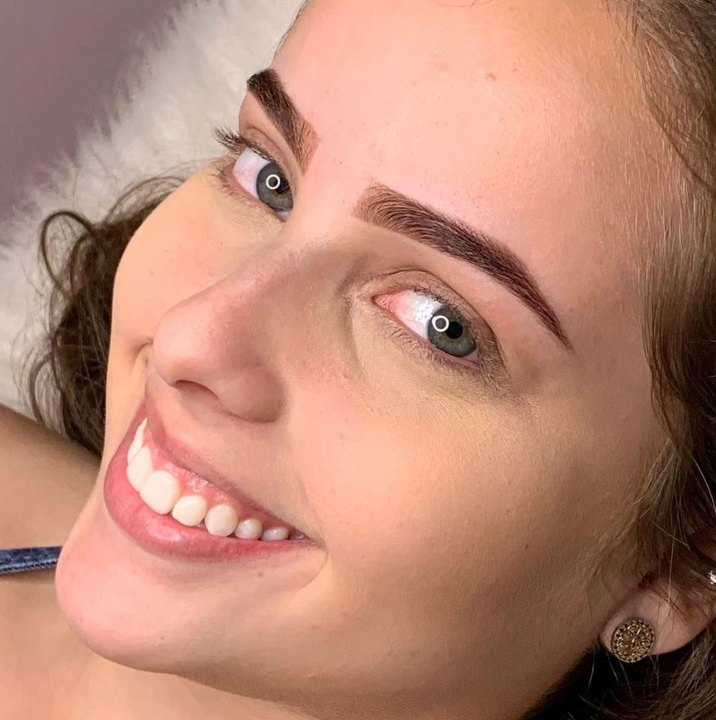
#> input picture kl-beauty/fotos/henna.jpg, 716 x 720 px
$ python -i render.py   (imports and definitions only)
#> lines starting #> are read from the running program, lines starting #| are printed output that depends on the picture; after the words box and inside, x2 and y2 are one past the last pixel; in counts of white or black regions, pixels touching at a corner belong together
#> further down, picture is the input picture: shape (720, 716, 3); mean B, G, R 115, 133.9, 183.7
#!/usr/bin/env python3
"""Render TikTok: cortes + troca de fundo (MediaPipe + plaquinha por cor) + zooms dinâmicos."""
import json, subprocess, sys
import cv2
import numpy as np
import mediapipe as mp
from mediapipe.tasks.python import vision, BaseOptions

D = "/tmp/claude-0/-home-user-claude/055c61e1-07f8-51c4-be32-d290dafc9e81/scratchpad/tt"
SRC = f"{D}/in.mp4"
W, H, FPS = 1080, 1920, 30
TOP = 150  # deslocamento do crop vertical (fonte 1080x2400 -> 1920)

FORCE_CUT = [(0, 0.94), (5.51, 12.72), (34.55, 36.95), (63.9, 66.25), (92.54, 999)]
PAD = 0.07


# [27 lines left out: functions intervals, bg_image, not called in this run]


def card_mask(frame):
    """Plaquinha: único objeto saturado (azul/arco-íris) da cena -> casco convexo."""
    hsv = cv2.cvtColor(frame, cv2.COLOR_BGR2HSV)
#> hsv: shape (720, 716, 3); mean H, S, V 14.3, 102.8, 183.7
    hh, s, v = hsv[..., 0], hsv[..., 1], hsv[..., 2]
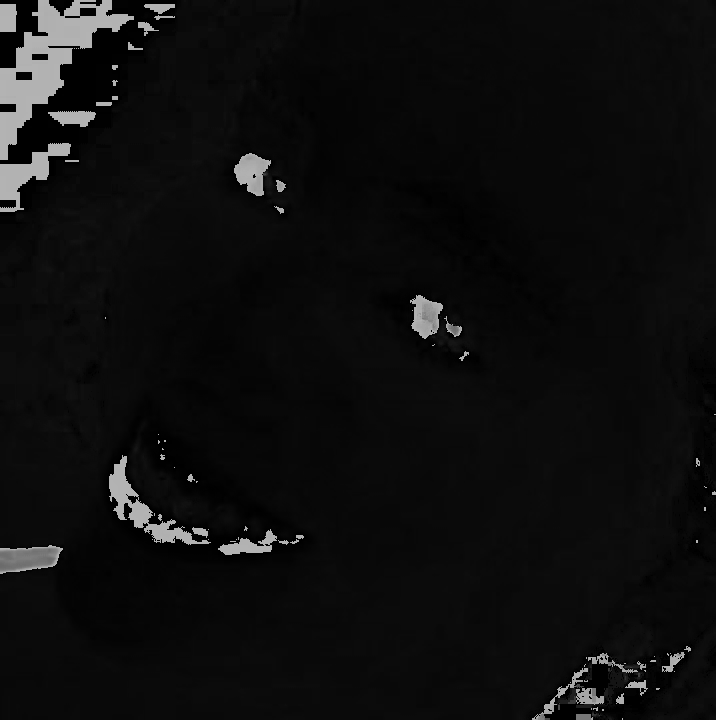
#> hh: shape (720, 716); min 0, max 179, mean 14.3
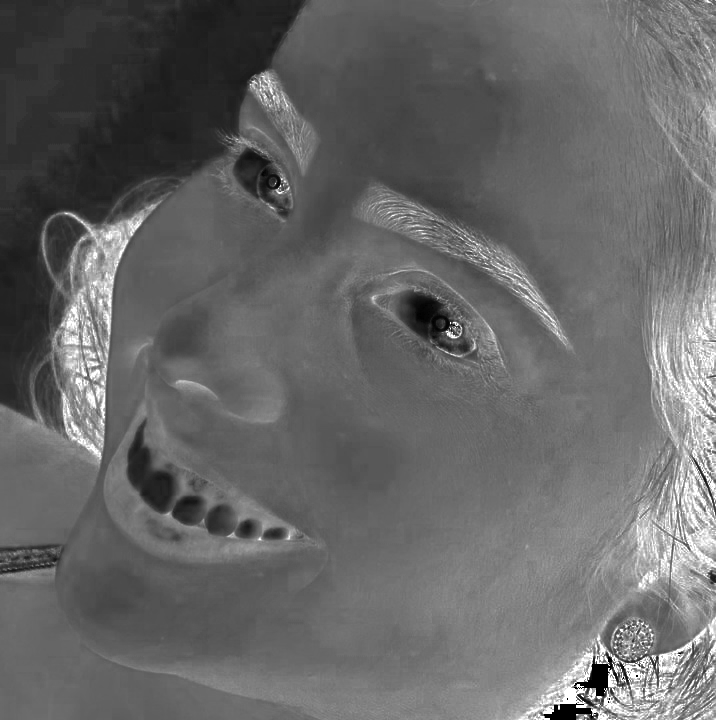
#> s: shape (720, 716); min 0, max 255, mean 102.8
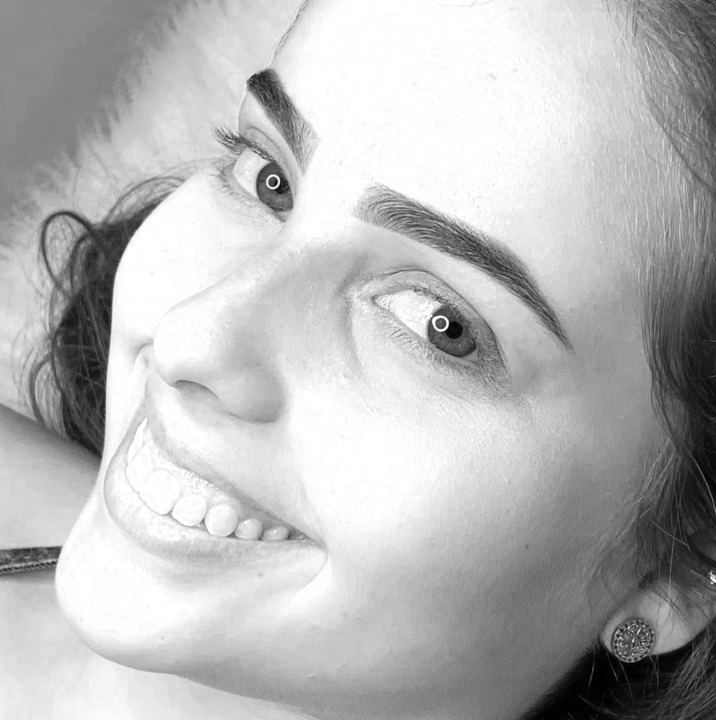
#> v: shape (720, 716); min 0, max 255, mean 183.7
    sat = (s > 95) & (v > 70) & ~((hh < 22) | (hh > 165))  # exclui tons de pele
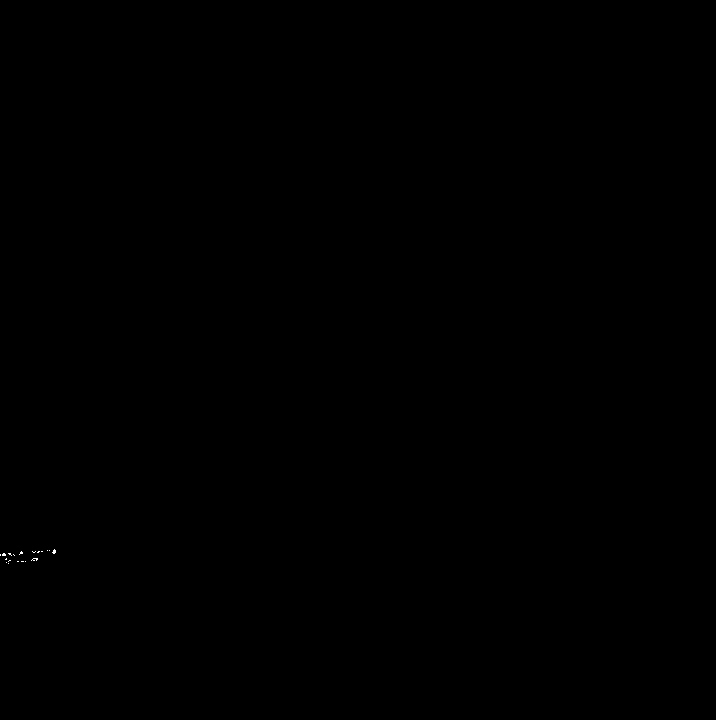
#> sat: shape (720, 716) bool; 0.02% white in thin lines or dots, all inside (x1, y1, x2, y2) = (0, 549, 56, 564)
    m = cv2.morphologyEx(sat.astype(np.uint8) * 255, cv2.MORPH_CLOSE, np.ones((9, 9), np.uint8))
#> m: shape (720, 716); 0.05% white; 2 white regions, box (x1, y1, x2, y2) and area: (0, 551, 43, 564) 251, (47, 549, 56, 554) 20
    n, lab, stats, _ = cv2.connectedComponentsWithStats(m)
#> lab: shape (720, 716) int32; 3 distinct labels, from 0 to 2
#> n = 3; stats = [[0, 0, 716, 720, 515249], [47, 549, 9, 5, 20], [0, 551, 43, 13, 251]]
    pts = [np.argwhere(lab == i)[:, ::-1] for i in range(1, n) if stats[i, cv2.CC_STAT_AREA] > 600]
#> pts = []
    out = np.zeros(frame.shape[:2], np.float32)
    if pts:
        hull = cv2.convexHull(np.vstack(pts).astype(np.int32))
        cv2.fillConvexPoly(out, hull, 1.0)
        out = cv2.dilate(out, np.ones((7, 7), np.uint8))
    return out


class Matter:
    # [5 lines left out: function __init__, not called in this run]

    def reset(self):
        self.prev = None

    # [22 lines left out: functions __call__, zoom, not called in this run]


def ease(x):
    x = min(max(x, 0), 1)
    return 1 - (1 - x) ** 3


# [80 lines left out: functions zoom_for, compose, main, not called in this run]


# [2 lines not run here, left out]

>>> import cv2
>>> picture = cv2.imread('../../../kl-beauty/fotos/henna.jpg')
>>> result = card_mask(picture)
#> result: shape (720, 716) float32; every value is 0
